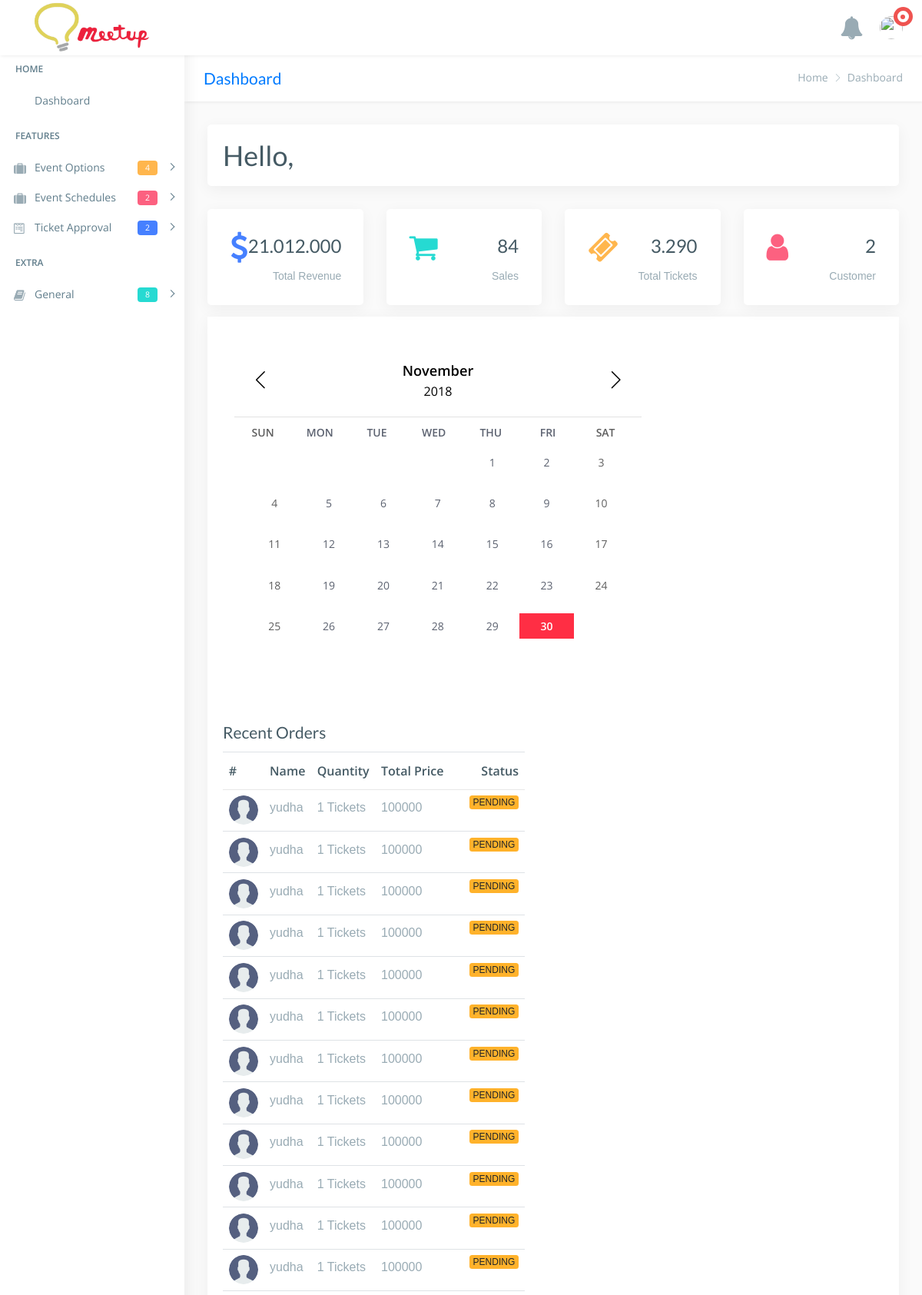
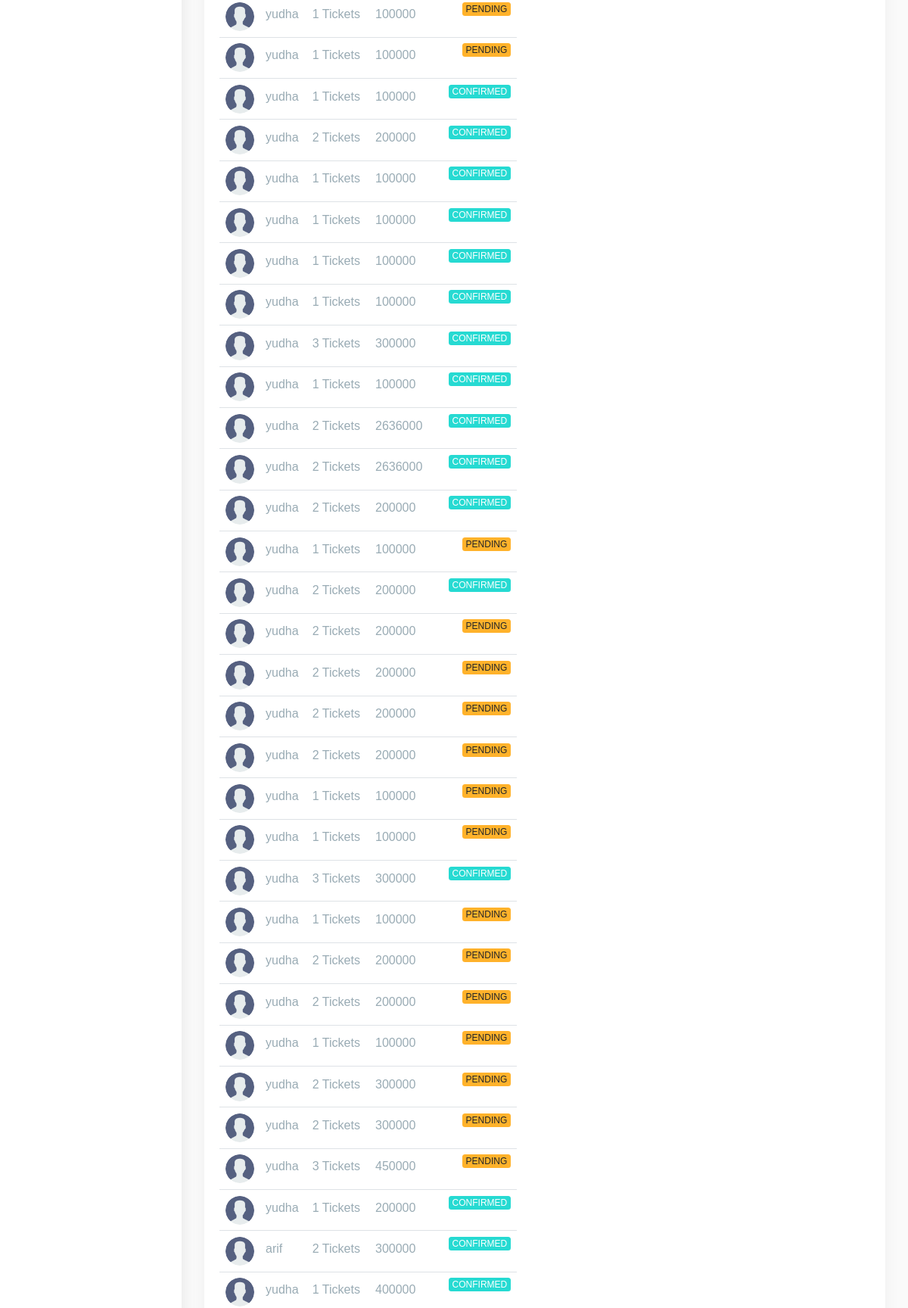
Screenshot of /index.php/welcome (upper part) with the database file from the repository (2 pictures, top to bottom).
### tables this page shows
CREATE TABLE `order_detail` (
  `idDetail` int(11) NOT NULL,
  `order_code` int(11) NOT NULL,
  `codeTicket` varchar(255) NOT NULL,
  `barcodePic` varchar(255) DEFAULT NULL
);

CREATE TABLE `user` (
  `idUser` int(11) NOT NULL,
  `name` varchar(100) NOT NULL,
  `address` varchar(200) NOT NULL,
  `phoneNumber` varchar(13) NOT NULL,
  `email` varchar(50) NOT NULL,
  `username` varchar(50) NOT NULL,
  `password` varchar(50) NOT NULL,
  `level` varchar(25) NOT NULL,
  `pictureUser` varchar(255) NOT NULL,
  `statusNotif` int(11) NOT NULL
);

CREATE TABLE `order` (
  `idOrder` int(11) NOT NULL,
  `user_id` int(11) NOT NULL,
  `schedule_id` int(11) NOT NULL,
  `quantity` int(11) NOT NULL,
  `totalPrice` int(11) NOT NULL,
  `status` varchar(50) NOT NULL,
  `creditCard` varchar(25) NOT NULL,
  `statusNotif` int(11) NOT NULL
);

### application/controllers/Welcome.php (called while the page is built, shortened)
<?php
class Welcome extends CI_Controller {
	public function index()
	{
		$session_data = $this->session->userdata('logged_in');
		$data['username']=$session_data['username'];
		$data['level']=$session_data['level'];
		$data['id']=$session_data['id'];
		$this->load->model('Notif');
		$this->load->model('user');
		$this->load->model('HomeAdmin');
		$id = $data['id'];
		$user = $data['username'];
		$data['name'] = $this->user->selectAll($id,$user);
		$data['notif'] = $this->Notif->notifikasi();
		$data['countNotif'] = $this->Notif->count();
		$data['countUser'] = $this->HomeAdmin->getCountUser();
		$data['countTicket'] = $this->HomeAdmin->getCountTicket();
		$data['allTicket'] = $this->HomeAdmin->getAllTicket();
		$data['recent'] = $this->HomeAdmin->recent();
		$data['revenue'] = $this->HomeAdmin->revenue();
		$data['sales'] = $this->HomeAdmin->revenue();
		$this->load->view('admin/header',$data);
		$this->load->view('admin/sidebar');
		$this->load->view('admin/index',$data);
		$this->load->view('admin/footer2');
	}
}

### index.php (called while the page is built, shortened)
<?php
require_once BASEPATH.'core/CodeIgniter.php';

### application/models/HomeAdmin.php (called while the page is built, shortened)
<?php
class HomeAdmin extends CI_Model {
	public function getCountUser(){
		$query = $this->db->query("SELECT COUNT(idUser) as id from user where level ='user'");
		return $query->result();
	}
	public function getCountTicket(){
		$query = $this->db->query("SELECT remainTicket from eventprice");
		return $query->result();
	}
	public function recent(){
		$query = $this->db->query("SELECT * FROM `order_detail` as d inner join `order` as o on d.order_code = o.idOrder inner join user as u on o.user_id = u.idUser group by idOrder order by idOrder desc");
			return $query->result();
	}
	public function revenue(){
		$query = $this->db->query("SELECT * FROM `order`");
			return $query->result();
	}
}

### application/views/admin/index.php (the view, shortened to what this page needs)
<!DOCTYPE html>
<html lang="en">
<head>
    <link href="<?php echo base_url();?>assets/awal/css/lib/bootstrap/bootstrap.min.css" rel="stylesheet">
    <link href="<?php echo base_url();?>assets/awal/css/lib/calendar2/semantic.ui.min.css" rel="stylesheet">
    <link href="<?php echo base_url();?>assets/awal/css/lib/calendar2/pignose.calendar.min.css" rel="stylesheet">
    <link href="<?php echo base_url();?>assets/awal/css/lib/owl.carousel.min.css" rel="stylesheet" />
    <link href="<?php echo base_url();?>assets/awal/css/lib/owl.theme.default.min.css" rel="stylesheet" />
    <link href="<?php echo base_url();?>assets/awal/css/helper.css" rel="stylesheet">
    <link href="<?php echo base_url();?>assets/awal/css/style.css" rel="stylesheet">
</head>
<body class="fix-header fix-sidebar">
        <div class="page-wrapper">
            <div class="row page-titles">
                <div class="col-md-5 align-self-center">
                    <h3 class="text-primary">Dashboard</h3> </div>
                <div class="col-md-7 align-self-center">
                    <ol class="breadcrumb">
                        <li class="breadcrumb-item"><a href="javascript:void(0)">Home</a></li>
                        <li class="breadcrumb-item active">Dashboard</li>
                    </ol>
                </div>
            </div>
            <div class="container-fluid">
                <div class="card">
                                <div class="card-body">
                                   <h1>Hello,&nbsp;<?php echo $name[0]->name;?></h1>
                                </div>
                </div>
                <div class="row">
                    <div class="col-md-3">
                        <div class="card p-30">
                            <div class="media">
                                <div class="media-left meida media-middle">
                                    <span><i class="fa fa-usd f-s-40 color-primary"></i></span>
                                </div>
                                <div class="media-body media-text-right">
                                    <h2><?php
                                        $rev = 0;
                                        foreach ($revenue as $key) {
                                            $rev += $key->totalPrice;
                                    }?>
                                        <?php echo number_format($rev, 0, ',', '.') ?></h2>
                                    <p class="m-b-0">Total Revenue</p>
                                </div>
                            </div>
                        </div>
                    </div>
                    <div class="col-md-3">
                        <div class="card p-30">
                            <div class="media">
                                <div class="media-left meida media-middle">
                                    <span><i class="fa fa-shopping-cart f-s-40 color-success"></i></span>
                                </div>
                                <div class="media-body media-text-right">
                                    <h2><?php
                                        $sale = 0;
                                        foreach ($sales as $key) {
                                            $sale += $key->quantity;
                                    }?>
                                        <?php echo number_format($sale, 0, ',', '.') ?>
                                    </h2>
                                    <p class="m-b-0">Sales</p>
                                </div>
                            </div>
                        </div>
                    </div>
                    <div class="col-md-3">
                        <div class="card p-30">
                            <div class="media">
                                <div class="media-left meida media-middle">
                                    <span><i class="fa fa-ticket f-s-40 color-warning"></i></span>
                                </div>
                               <div class="media-body media-text-right">
                                    <h2>
                                        <?php
                                        $total = 0;
                                        foreach ($countTicket as $key) {
                                            $total += $key->remainTicket;
                                    }?>
                                        <?php echo number_format($total, 0, ',', '.') ?>
                                    </h2>
                                    <p class="m-b-0">Total Tickets</p>
                                </div>
                            </div>
                        </div>
                    </div>
                    <div class="col-md-3">
                        <div class="card p-30">
                            <div class="media">
                                <div class="media-left meida media-middle">
                                    <span><i class="fa fa-user f-s-40 color-danger"></i></span>
                                </div>
                                <div class="media-body media-text-right">
                                    <h2><?php echo $countUser[0]->id;?></h2>
                                    <p class="m-b-0">Customer</p>
                                </div>
                            </div>
                        </div>
                    </div>
                </div>
                <div class="row bg-white m-l-0 m-r-0 box-shadow ">
                     <div class="col-lg-8">
                            <div class="card">
                                <div class="card-body">
                                    <div class="year-calendar"></div>
                                </div>
                            </div>
                        </div>
                <div class="row">
                    <div class="col-lg-12">
                        <div class="card">
                            <div class="card-title">
                                <h3>Recent Orders </h3>
                            </div>
                            <div class="card-body">
                                <div class="table-responsive">
                                    <table class="table">
                                        <thead>
                                            <tr>
                                                <th>#</th>
                                                <th>Name</th>
                                                <th>Quantity</th>
                                                <th>Total Price</th>
                                                <th>Status</th>
                                            </tr>
                                        </thead>
                                        <tbody>
                                            <?php foreach ($recent as $key) {?>
                                            <tr>
                                                <td>
                                                    <div class="round-img">
                                                        <a href=""><img src="<?php echo base_url();?>assets/imgEvent/<?php echo $key->pictureUser?>" alt=""></a>
                                                    </div>
                                                </td>
                                                <td><?php echo $key->name?></td>
                                                <td><span><?php echo $key->quantity?> Tickets</span></td>
                                                <td><span><?php echo $key->totalPrice?></span></td>
                                                <td><span <?php if($key->status == 'pending'){?> class="badge badge-warning"<?php }else{?> class="badge badge-success" <?php } ?> ><?php echo $key->status?></span></td>
                                            </tr>
                                            <?php } ?>
                                        </tbody>
                                    </table>
                                </div>
                            </div>
                        </div>
                    </div>
                </div>
            </div>
        </div>
    </div>

### assets/awal/css/helper.css (style rules this page uses)
.f-s-40 { font-size: 40px!important; }
.m-r-0 { margin-right: 0px!important; }
.m-b-0 { margin-bottom: 0px!important; }
.m-l-0 { margin-left: 0px!important; }
.p-30 { padding: 30px!important; }

### rows the page displays
order_detail: user.pictureUser (placeholder picture), user.name "yudha", order_code.quantity "1", order_code.totalPrice "100000", order_code.status "PENDING"
order_detail: user.pictureUser (placeholder picture), user.name "yudha", order_code.quantity "1", order_code.totalPrice "100000", order_code.status "PENDING"
order_detail: user.pictureUser (placeholder picture), user.name "yudha", order_code.quantity "1", order_code.totalPrice "100000", order_code.status "PENDING"
order_detail: user.pictureUser (placeholder picture), user.name "yudha", order_code.quantity "1", order_code.totalPrice "100000", order_code.status "PENDING"
order_detail: user.pictureUser (placeholder picture), user.name "yudha", order_code.quantity "1", order_code.totalPrice "100000", order_code.status "PENDING"
order_detail: user.pictureUser (placeholder picture), user.name "yudha", order_code.quantity "1", order_code.totalPrice "100000", order_code.status "PENDING"
order_detail: user.pictureUser (placeholder picture), user.name "yudha", order_code.quantity "1", order_code.totalPrice "100000", order_code.status "PENDING"
order_detail: user.pictureUser (placeholder picture), user.name "yudha", order_code.quantity "1", order_code.totalPrice "100000", order_code.status "PENDING"
order_detail: user.pictureUser (placeholder picture), user.name "yudha", order_code.quantity "1", order_code.totalPrice "100000", order_code.status "PENDING"
order_detail: user.pictureUser (placeholder picture), user.name "yudha", order_code.quantity "1", order_code.totalPrice "100000", order_code.status "PENDING"
order_detail: user.pictureUser (placeholder picture), user.name "yudha", order_code.quantity "1", order_code.totalPrice "100000", order_code.status "PENDING"
order_detail: user.pictureUser (placeholder picture), user.name "yudha", order_code.quantity "1", order_code.totalPrice "100000", order_code.status "PENDING"
order_detail: user.pictureUser (placeholder picture), user.name "yudha", order_code.quantity "1", order_code.totalPrice "100000", order_code.status "PENDING"
order_detail: user.pictureUser (placeholder picture), user.name "yudha", order_code.quantity "1", order_code.totalPrice "100000", order_code.status "PENDING"
order_detail: user.pictureUser (placeholder picture), user.name "yudha", order_code.quantity "1", order_code.totalPrice "100000", order_code.status "CONFIRMED"
order_detail: user.pictureUser (placeholder picture), user.name "yudha", order_code.quantity "2", order_code.totalPrice "200000", order_code.status "CONFIRMED"
order_detail: user.pictureUser (placeholder picture), user.name "yudha", order_code.quantity "1", order_code.totalPrice "100000", order_code.status "CONFIRMED"
order_detail: user.pictureUser (placeholder picture), user.name "yudha", order_code.quantity "1", order_code.totalPrice "100000", order_code.status "CONFIRMED"
order_detail: user.pictureUser (placeholder picture), user.name "yudha", order_code.quantity "1", order_code.totalPrice "100000", order_code.status "CONFIRMED"
order_detail: user.pictureUser (placeholder picture), user.name "yudha", order_code.quantity "1", order_code.totalPrice "100000", order_code.status "CONFIRMED"
order_detail: user.pictureUser (placeholder picture), user.name "yudha", order_code.quantity "3", order_code.totalPrice "300000", order_code.status "CONFIRMED"
order_detail: user.pictureUser (placeholder picture), user.name "yudha", order_code.quantity "1", order_code.totalPrice "100000", order_code.status "CONFIRMED"
order_detail: user.pictureUser (placeholder picture), user.name "yudha", order_code.quantity "2", order_code.totalPrice "2636000", order_code.status "CONFIRMED"
order_detail: user.pictureUser (placeholder picture), user.name "yudha", order_code.quantity "2", order_code.totalPrice "2636000", order_code.status "CONFIRMED"
order_detail: user.pictureUser (placeholder picture), user.name "yudha", order_code.quantity "2", order_code.totalPrice "200000", order_code.status "CONFIRMED"
order_detail: user.pictureUser (placeholder picture), user.name "yudha", order_code.quantity "1", order_code.totalPrice "100000", order_code.status "PENDING"
order_detail: user.pictureUser (placeholder picture), user.name "yudha", order_code.quantity "2", order_code.totalPrice "200000", order_code.status "CONFIRMED"
order_detail: user.pictureUser (placeholder picture), user.name "yudha", order_code.quantity "2", order_code.totalPrice "200000", order_code.status "PENDING"
order_detail: user.pictureUser (placeholder picture), user.name "yudha", order_code.quantity "2", order_code.totalPrice "200000", order_code.status "PENDING"
order_detail: user.pictureUser (placeholder picture), user.name "yudha", order_code.quantity "2", order_code.totalPrice "200000", order_code.status "PENDING"
order_detail: user.pictureUser (placeholder picture), user.name "yudha", order_code.quantity "2", order_code.totalPrice "200000", order_code.status "PENDING"
order_detail: user.pictureUser (placeholder picture), user.name "yudha", order_code.quantity "1", order_code.totalPrice "100000", order_code.status "PENDING"
order_detail: user.pictureUser (placeholder picture), user.name "yudha", order_code.quantity "1", order_code.totalPrice "100000", order_code.status "PENDING"
order_detail: user.pictureUser (placeholder picture), user.name "yudha", order_code.quantity "3", order_code.totalPrice "300000", order_code.status "CONFIRMED"
order_detail: user.pictureUser (placeholder picture), user.name "yudha", order_code.quantity "1", order_code.totalPrice "100000", order_code.status "PENDING"
order_detail: user.pictureUser (placeholder picture), user.name "yudha", order_code.quantity "2", order_code.totalPrice "200000", order_code.status "PENDING"
order_detail: user.pictureUser (placeholder picture), user.name "yudha", order_code.quantity "2", order_code.totalPrice "200000", order_code.status "PENDING"
order_detail: user.pictureUser (placeholder picture), user.name "yudha", order_code.quantity "1", order_code.totalPrice "100000", order_code.status "PENDING"
order_detail: user.pictureUser (placeholder picture), user.name "yudha", order_code.quantity "2", order_code.totalPrice "300000", order_code.status "PENDING"
order_detail: user.pictureUser (placeholder picture), user.name "yudha", order_code.quantity "2", order_code.totalPrice "300000", order_code.status "PENDING"
order_detail: user.pictureUser (placeholder picture), user.name "yudha", order_code.quantity "3", order_code.totalPrice "450000", order_code.status "PENDING"
order_detail: user.pictureUser (placeholder picture), user.name "yudha", order_code.quantity "1", order_code.totalPrice "200000", order_code.status "CONFIRMED"
order_detail: user.pictureUser (placeholder picture), user.name "arif", order_code.quantity "2", order_code.totalPrice "300000", order_code.status "CONFIRMED"
order_detail: user.pictureUser (placeholder picture), user.name "yudha", order_code.quantity "1", order_code.totalPrice "400000", order_code.status "CONFIRMED"

### other values shown
$rev "21.012.000"
$sale "84"
$total "3.290"
$countUser[0]->id "2"
